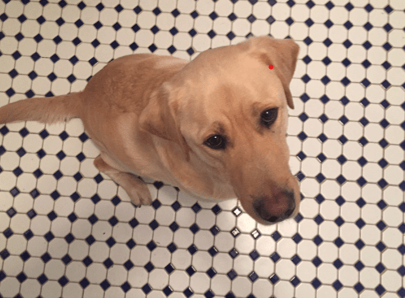
%> input picture doggi.png, 405 x 298 px
$ octave SegmentacionTextura.m   (GNU Octave 9; MATLAB toolbox functions it lacks are replaced by stand-ins)
%> lines starting %> are read from the running program, lines starting %| are printed output that depends on the picture
clear all
close all
clc

A = imread('doggi.png');
%> A is the input picture: size 298x405x3 uint8; mean R, G, B 174.3, 151, 135
A = imresize(A,0.25);
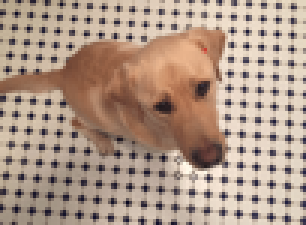
%> A: size 75x102x3 uint8 (shown 3 times larger); mean R, G, B 174.4, 151.1, 135
Agray = rgb2gray(A);
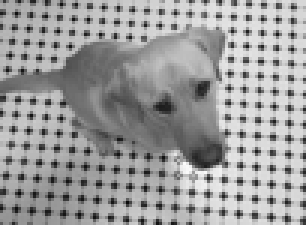
%> Agray: size 75x102 uint8 (shown 3 times larger); min 12, max 251, mean 156.2
figure
imshow(A)

imageSize = size(A);
%> imageSize = [75 102 3]
numRows = imageSize(1);
%> numRows = 75
numCols = imageSize(2);
%> numCols = 102

wavelengthMin = 4/sqrt(2);
wavelengthMax = hypot(numRows,numCols);
%> wavelengthMax = 126.6
n = floor(log2(wavelengthMax/wavelengthMin));
%> n = 5
wavelength = 2.^(0:(n-2)) * wavelengthMin;
%> wavelength = [2.83 5.66 11.31 22.63]

deltaTheta = 45;
orientation = 0:deltaTheta:(180-deltaTheta);

%> (the run ends here)
